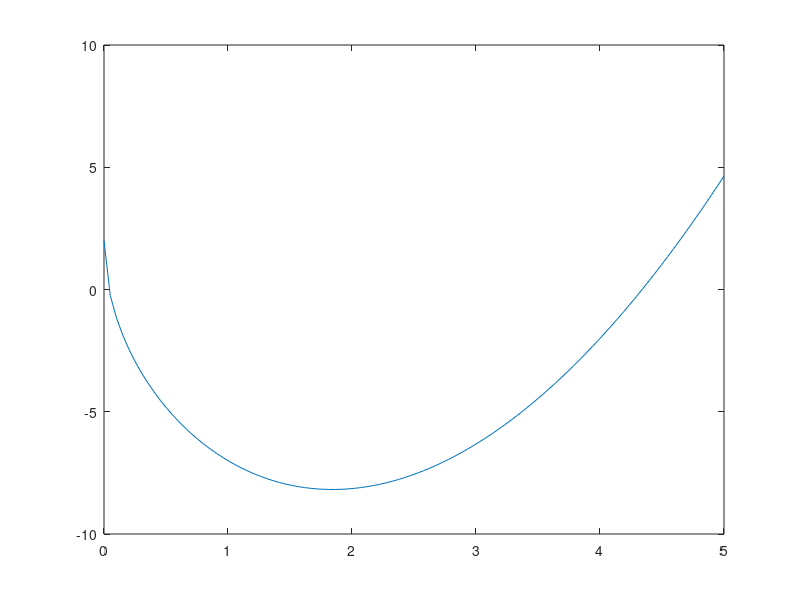
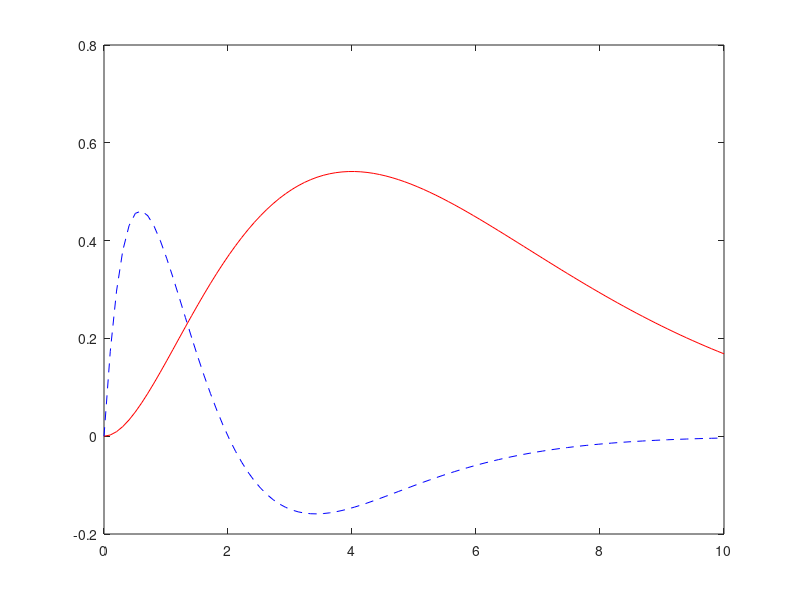
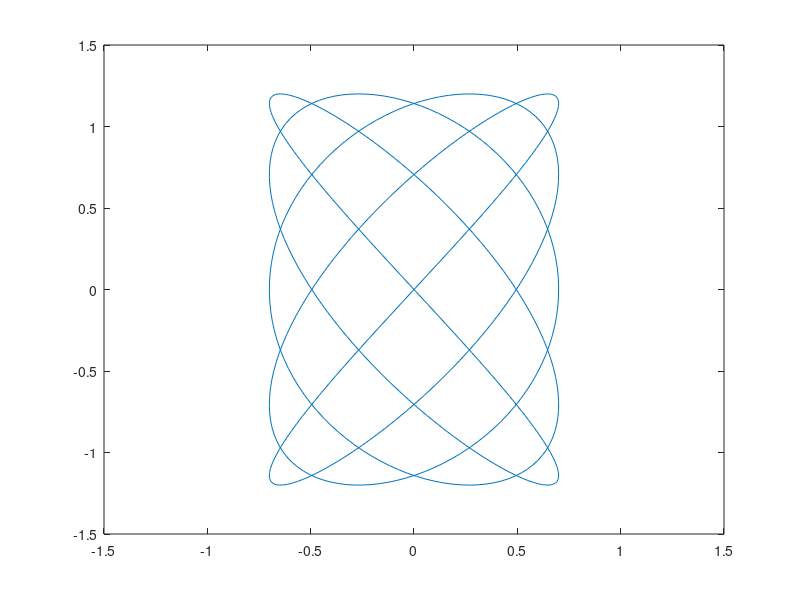
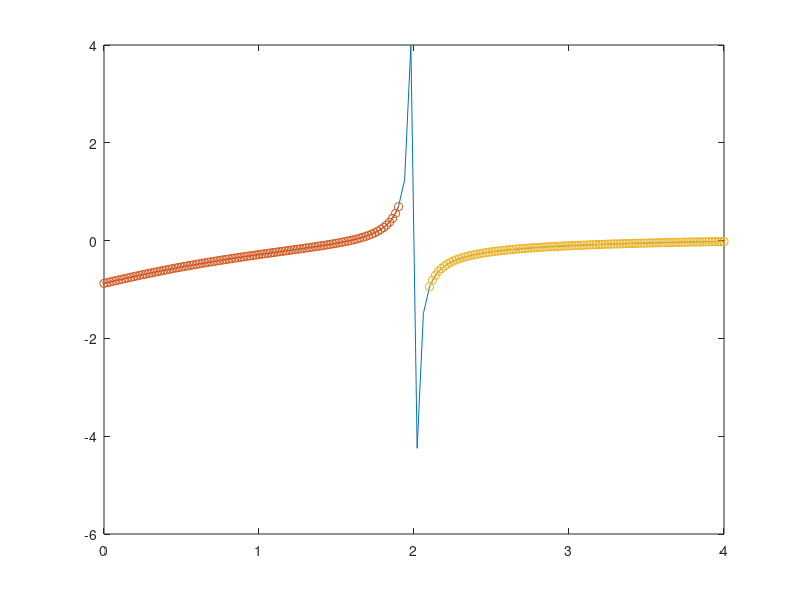

The MATLAB script that drew these images, in order: (Note: this script raises an error after producing the figures.)
% Maxwell L Greene
% 2/21/2018
%Script for generating figures, Homework #2

%Question #1
x = linspace(0,5);
fx = (x.^2) - (10*(sqrt(x))) + 2;

Q1Plot = figure('Name','Question #1'); figure(Q1Plot);
plot(x,fx);

%Question #2
x2 = linspace(0,10);
f2x = (x.^2).*(exp(x.*(-1)));
df2x = ((x2.*2).*(exp(x2.*(-1))))+(((x2.^2).*(-1)).*exp(x2.*(-1)));

Q2Plot = figure('Name','Question #2'); figure(Q2Plot);
plot(x2,f2x,'-r',x2,df2x,'--b');

%Question #3
t = linspace(0,pi,500);
x = (.7)*sin(10*t);
y = (1.2)*sin(8*t);

Q3Plot = figure('Name','Question #3'); figure(Q3Plot);
plot(x,y); axis([-1.5 1.5 -1.5 1.5]);

%Question #4
x = linspace(0,4);
numx = (x.^2)-(6*x)+7;
denx = (x.^3)-8;
f3x = numx./denx;

Q4Plot = figure('Name','Question #4');figure(Q4Plot);
plot(x,f3x); hold on;

x1 = linspace(0,1.9);
numx1 = (x1.^2)-(6*x1)+7;
denx1 = (x1.^3)-8;
f3x1 = numx1./denx1;
plot(x1,f3x1,'-o');

x2 = linspace(2.1,4);
numx2 = (x2.^2)-(6*x2)+7;
denx2 = (x2.^3)-8;
f3x2 = numx2./denx2;
plot(x2,f3x2,'-o'); hold off;

%Question #5
yr = [1988:1994];               %Creates a matrix with spacing 1 from 1988 to 1994
sle = [8 12 20 22 18 24 27];    %Gives a matrix of length 7 with "Sales/Year (in Millions of Dollars)
Q5Plot = figure('Name','Question #5'); figure(Q5Plot);
bar(yr,sle,'r');                %Creates a bar graph of sales against years, color red.
xlabel('Year');                 %Labels x-axis 'Year'
ylabel('Sales (Millions)');     %Labels y-axis 'Sales (Millions)'
    %This code gives a bar graph of sales numbers from year 1988-1994

%Question #6
yr = [1988:1994];               
sle = [8 12 20 22 18 24 27];
Q6Plot = figure('Name','Question #6'); figure(Q6Plot);
stem(yr,sle);
xlabel('Year');
ylabel('Sales (Millions)');
    %This code gives a stem plot (rather than a bar graph) of sales numbers from year 1988-1994
    %Stem plots are useful to show functional relationships with a line
    %between values
    
%Question #7
NormList = randn(500);
Q7Plot = figure('Name','Question#7'); figure(Q7Plot);
Q7Histogram = histogram(NormList);
Q7Histogram.NumBins = 20;
title('Random Distibution Between -1000,1000');

save('HW2 Data');